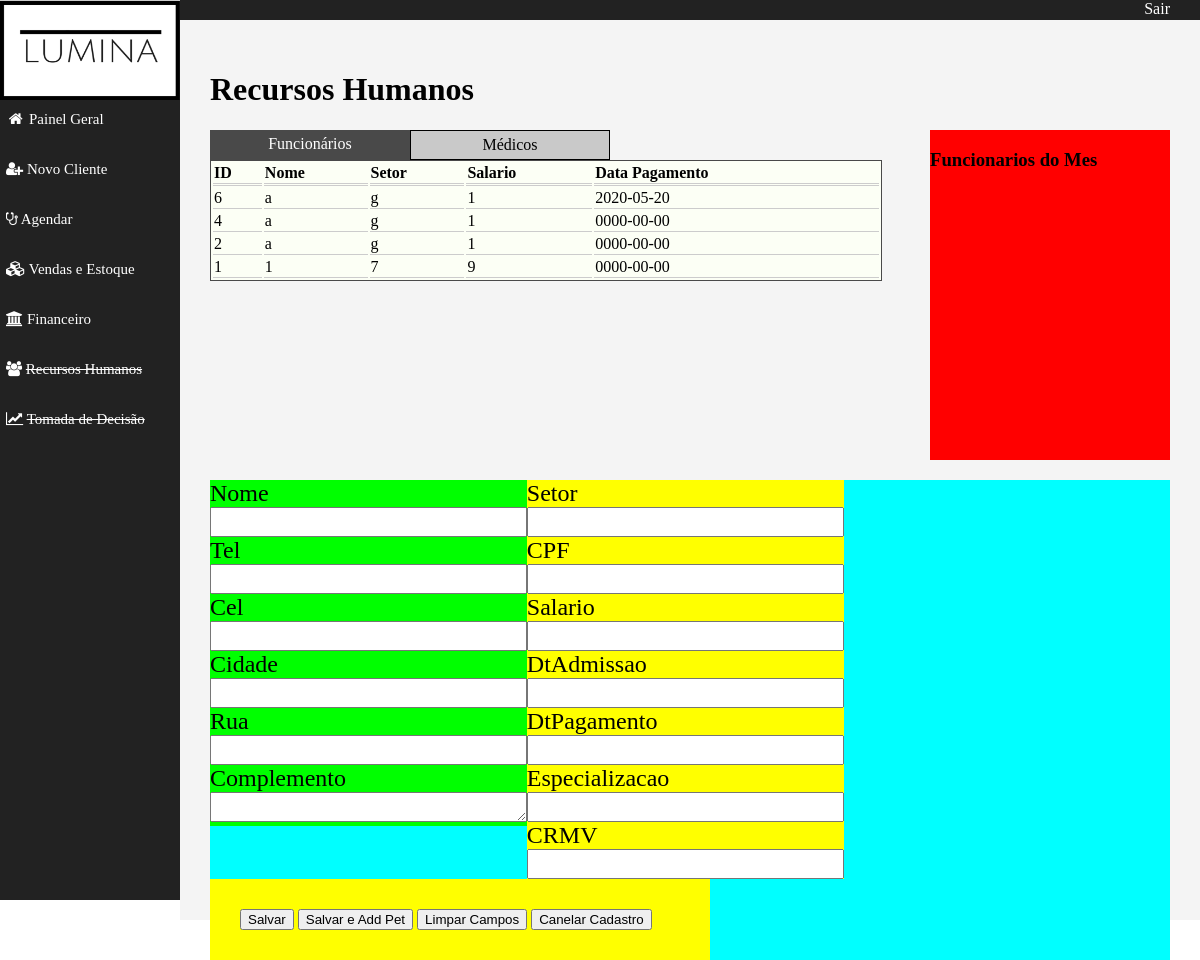
Screenshot of /RH.php with the database file from the repository.
### tables this page shows
CREATE TABLE IF NOT EXISTS `funcionarios` (
  `ID_petshop` int(11) NOT NULL,
  `ID_func` int(11) NOT NULL AUTO_INCREMENT,
  `Nome_func` varchar(255) NOT NULL,
  `Tel_func` varchar(30) NOT NULL,
  `Cel_func` varchar(30) NOT NULL,
  `Cidade_func` varchar(255) NOT NULL,
  `Rua_func` varchar(255) NOT NULL,
  `Comp_func` varchar(255) NOT NULL,
  `Salario_func` float NOT NULL,
  `DtPag_func` date NOT NULL,
  `DtAdmissao_func` date NOT NULL,
  `CPF_func` varchar(255) NOT NULL,
  `Setor_func` varchar(255) NOT NULL,
  PRIMARY KEY (`ID_func`),
  UNIQUE KEY `CPF_func` (`CPF_func`),
  KEY `ID_petshop` (`ID_petshop`)
);

### MySQL.php (called while the page is built, shortened)
<?php
class MySQL {
    var $host = "localhost";
    var $user = "root";
    var $password = "";
    var $link;
    function connect() {
        $this->link = mysql_connect($this->host, $this->user, $this->password);
    }
    function executeQuery($query) {
        $this->query = $query;
        if ($this->result = mysql_query($this->query)) {
            return $this->result;
        } else {
            echo "Ocorreu um erro na execução da SQL";
            echo "Erro :" . mysql_error();
            echo "SQL: " . $query;
            die();
            disconnect();
        }
    }
    function disconnect() {
        return mysql_close($this->link);
    }
}
?>

### RH.php (the view, shortened to what this page needs)
<!DOCTYPE html>
<HTML>
    <HEAD>
        <link rel="stylesheet" type="text/css" href="style.css" />
        <link rel="stylesheet" href="font-awesome/css/font-awesome.min.css">
    </HEAD>
    <BODY>
        <?php
        include './MySQL.php';
        $mySQL = new MySQL;
        $query1 = "Select * from funcionarios ORDER BY ID_func DESC LIMIT 30";
        $rs1 = $mySQL->executeQuery($query1);
        ?>
        <?php
        include './Menu.php';
        ?>
            <div class="cont-centro">
                <h1>Recursos Humanos</h1>
                <div class="TabControl">
                    <div id="header">
                        <ul class="abas">
                            <li>
                                <div class="aba">
                                    <span>Funcionários<span>
                                            </div>
                                            </li>
                                            <li>
                                                <div class="aba">
                                                    <span>Médicos</span>
                                                </div>
                                            </li>
                                            </ul>
                                            </div>
                                            <div id="content">
                                                <div class="conteudo"  style="overflow: auto; max-height:300px;">
                                                    <table style="width:100%">
                                                        <tr>
                                                            <th>ID</th>
                                                            <th>Nome</th>
                                                            <th>Setor</th>
                                                            <th>Salario</th>
                                                            <th>Data Pagamento</th>
                                                        </tr>
                                                        <?php
                                                        while ($row = mysql_fetch_array($rs1, MYSQL_NUM)) {
                                                        echo '<tr>';
                                                        echo '<td>'.$row[1].'</td>';
                                                        echo '<td>'.$row[2].'</td> ';
                                                        echo '<td>'.$row[12].'</td>';
                                                        echo '<td>'.$row[8].'</td>';
                                                        echo '<td>'.$row[9].'</td>';
                                                        echo '</tr>';
                                                        }
                                                        ?>
                                                    </table>
                                                </div>
                                            </div>
                                            </div>
                                            <div id="blocoRH">
                                                <h3>Funcionarios do Mes</h3>
                                            </div>
                                            <div id='form_func'>
                                                <form method="GET" name="cadFun">
                                                    <div style='clear: both;background: #0ff;'>
                                                        <div class="form_func1"style='background: #0f0;'>
                                                            <label>Nome</label><input name="nome_med"type="text" class="txt_form">
                                                            <label>Tel</label><input name="tel_med"type="text" class="txt_form">
                                                            <label>Cel</label><input name="cel_med"type="text" class="txt_form">
                                                            <label>Cidade</label><input name="cidade_med"type="text" class="txt_form">
                                                            <label>Rua</label><input name="rua_med"type="text" class="txt_form">
                                                            <label>Complemento</label><textarea cols="30" rows="5" name="comp_med" type="text" class="txt_form"></textarea>
                                                        </div>
                                                        <div class="form_func1" style='background: #ff0;'>
                                                            <label>Setor</label><input name="setor_med"type="text" class="txt_form">
                                                            <label>CPF</label><input name="cpf_med"type="text" class="txt_form">
                                                            <label>Salario</label><input name="salario_med"type="text" class="txt_form">
                                                            <label>DtAdmissao</label><input name="dtAdm_med"type="text" class="txt_form">
                                                            <label>DtPagamento</label><input name="dtPag_med"type="text" class="txt_form"><br>
                                                            <label>Especializacao</label><input name="espec_med"type="text" class="txt_form">
                                                            <label>CRMV</label><input name="CRMV_med"type="text" class="txt_form">
                                                        </div>
                                                        <div id="btnsFormcad">
                                                            <button type="submit" value="ok" name="btnsalva">Salvar</button>
                                                            <button type="submit" value="add" name="salvaAdd">Salvar e Add Pet</button>
                                                            <button>Limpar Campos</button>
                                                            <button>Canelar Cadastro</button>
                                                        </div>
                                                    </div>
                                                </form>
                                            </div>
                                            </div>
                                            </BODY>

### style.css (style rules this page uses)
body { margin: 0 auto; padding: 0px; border:0px; }
.cont-centro { height:900px; width:85%; background: #F4F4F4; float:right; padding: 30px; }
.TabControl { width:70%; overflow:hidden; height:auto; float:left; }
.TabControl #header { width:100%; overflow:hidden; cursor:pointer; }
.TabControl #content { width:100%; overflow:hidden; height:100%; }
.TabControl .abas { display:inline; }
.TabControl .abas li { float:left }
.aba { width:200px; height:30px; text-align:center; padding-top:5px; background:#c9c9c9; border:1px solid #000; }
.ativa span, .selected span { color:#fff }
.TabControl #content { background:#e5e5e5; }
.TabControl .conteudo { width:100%; background:#fcfff5; display:none; height:100%; color:#fff; border:1px solid #494949; }
.selected { width:200px; height:30px; text-align:center; padding-top:5px; background:#494949; border:0px; }
* { box-sizing:border-box; }
ul { list-style-type: none; }
#blocoRH { background: #f00; height:330px; width: 25%; float:right; margin-bottom:20px; }
#btnsFormcad { background: #ff0; height:auto; width:500px; clear:both; padding: 30px; }
.txt_form { width: 100%; height:30px; font-size: 16px; }
label { font-size: 24px; }
ul { padding: 0px; margin: 5px; }
table { color:#000; }
th { text-align: left; border-bottom:3px double #ccc; }
td { border-bottom:1px solid #ccc; }
.form_func1 { float:left; width: 33%; }

### rows the page displays
funcionarios: ID_func "6", Nome_func "a", Setor_func "g", Salario_func "1", DtPag_func "2020-05-20"
funcionarios: ID_func "4", Nome_func "a", Setor_func "g", Salario_func "1", DtPag_func "0000-00-00"
funcionarios: ID_func "2", Nome_func "a", Setor_func "g", Salario_func "1", DtPag_func "0000-00-00"
funcionarios: ID_func "1", Nome_func "1", Setor_func "7", Salario_func "9", DtPag_func "0000-00-00"
